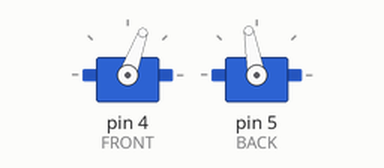
Bench run of a sketch on a simulated Arduino Uno, built with avr-gcc and run on an emulated ATmega328P. On the bench: 2 × servo.

Above: at 2.05 s.
Timing chart, 0 to 5.0 s (numbered marks = the images above):
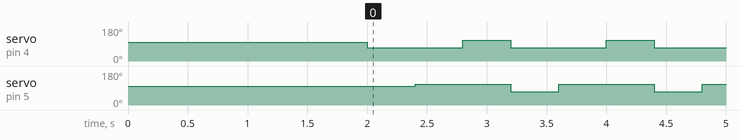

Measured:
- by itself, servo on pin 4 (FRONT): alternates 110° for 0.40 s and 70° for 0.80 s
- by itself, servo on pin 5 (BACK): alternates 110° for 0.80 s and 70° for 0.40 s

The sketch:

dazzling_esboo_crift1.ino
```cpp
#include <Servo.h>

#include <Servo.h>
int FRONT = 4;
int BACK = 5;

Servo front, back;


void setup() {

  front.attach(FRONT);
  back.attach(BACK);
  front.write(100);  //Center the servo
  back.write(100);   //Center the servo
  delay(2000);      //Wait 5 sec (This gives us time to unplug the arduino
                    //  so we can affix the legs.

//  digitalWrite(13,HIGH);  //LED on
}


void loop() {

  front.write(70);        //move front leg a little
  delay(400);
  back.write(110);         //move back leg a little
  digitalWrite(13,LOW);   //LED off
  delay(400);
  front.write(110);       //move front leg a little
  delay(400);
  back.write(70);        //move back leg a little
}
```
